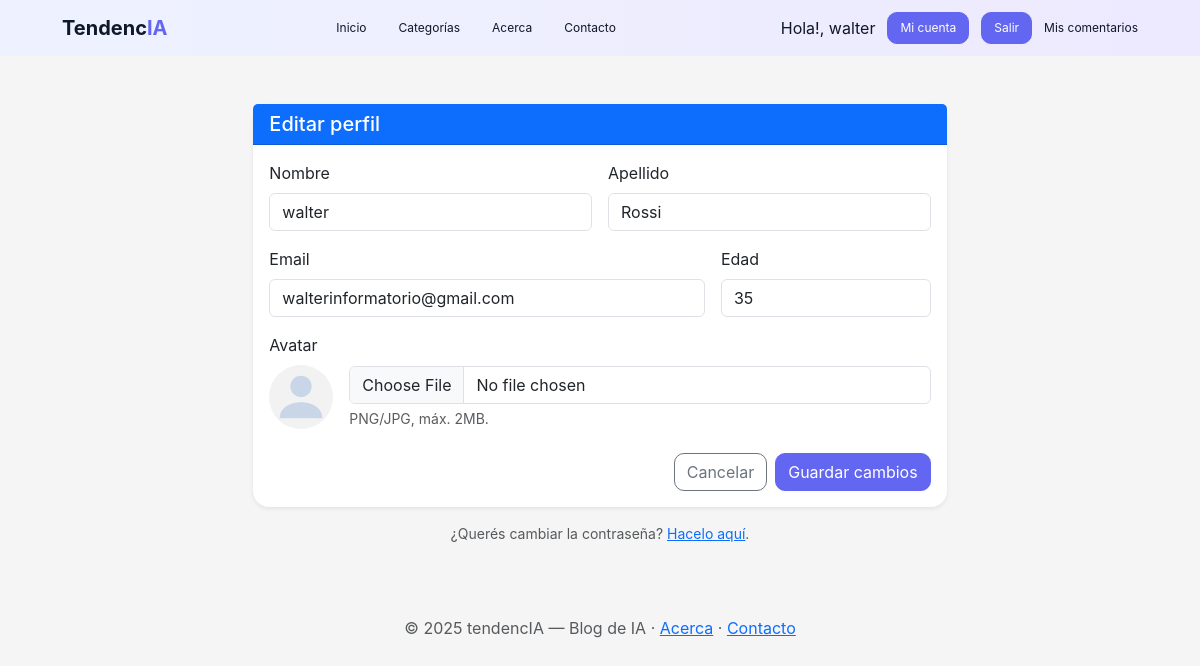
Page /usuarios/profile/editar/ (signed in) on the committed database.
### apps/usuarios/models.py (models this page shows, shortened)
class Usuario(AbstractUser):
    avatar = models.ImageField(upload_to='avatars/', blank=True, null=True)
    edad = models.PositiveIntegerField(blank=True, null=True)
    class Rol(models.TextChoices):
        VISITANTE = 'visitante', 'Visitante'
        LECTOR    = 'lector',    'Lector'
        ESCRITOR  = 'escritor',  'Escritor'
        ADMIN     = 'admin',     'Administrador'
    rol = models.CharField(
        max_length=20,
        choices=Rol.choices,
        default=Rol.LECTOR,
    )
    class Meta:
        ordering = ['username']
        verbose_name = 'Usuario'
        verbose_name_plural = 'Usuarios'

### apps/usuarios/views.py (the view)
# urls.py: path("profile/editar/", views.profile_edit, name="profile_edit"),
@login_required
def profile_edit(request):
    if request.method == "POST":
        form = ProfileUpdateForm(request.POST, request.FILES, instance=request.user)
        if form.is_valid():
            form.save()
            messages.success(request, "¡Perfil actualizado correctamente!")
            return redirect("usuarios:profile")
    else:
        form = ProfileUpdateForm(instance=request.user)
    return render(request, "usuarios/profile_edit.html", {"form": form})

### apps/usuarios/forms.py (shortened to what this page needs)
class ProfileUpdateForm(forms.ModelForm):
    class Meta:
        model = User
        fields = ("first_name", "last_name", "email", "edad", "avatar")
        widgets = {"avatar": forms.ClearableFileInput(attrs={"class": "form-control"})}
    def __init__(self, *args, **kwargs):
        super().__init__(*args, **kwargs)
        for name, field in self.fields.items():
            if name != "avatar":
                field.widget.attrs.update({"class": "form-control"})
        self.fields["first_name"].widget.attrs["placeholder"] = "Nombre"
        self.fields["last_name"].widget.attrs["placeholder"] = "Apellido"
        self.fields["email"].widget.attrs["placeholder"] = "tu@correo.com"
        self.fields["edad"].widget.attrs["placeholder"] = "Edad"

### apps/usuarios/templates/usuarios/profile_edit.html (shortened to what this page needs)
{% extends "base.html" %}
{% block content %}
<div class="container py-4">
  <div class="row justify-content-center">
    <div class="col-12 col-lg-8">
      <div class="card shadow-sm border-0">
        <div class="card-header bg-primary text-white">
          <h1 class="h5 mb-0">Editar perfil</h1>
        </div>
        <div class="card-body">
          <form method="post" enctype="multipart/form-data" novalidate>
            <div class="row g-3">
              <div class="col-md-6">
                <label class="form-label">Nombre</label>
                {{ form.first_name }}
              </div>
              <div class="col-md-6">
                <label class="form-label">Apellido</label>
                {{ form.last_name }}
              </div>
              <div class="col-md-8">
                <label class="form-label">Email</label>
                {{ form.email }}
              </div>
              <div class="col-md-4">
                <label class="form-label">Edad</label>
                {{ form.edad }}
              </div>
              <div class="col-12">
                <label class="form-label d-block">Avatar</label>
                <div class="d-flex align-items-center gap-3">
                  <div style="width:64px;height:64px;border-radius:50%;overflow:hidden;background:#f2f2f2;">
                    {% if request.user.avatar %}
                      <img src="{{ request.user.avatar.url }}" alt="Avatar" style="width:100%;height:100%;object-fit:cover;">
                    {% else %}
                      <svg viewBox="0 0 24 24" width="64" height="64" fill="#c9d6e8">
                        <circle cx="12" cy="8" r="4"></circle>
                        <path d="M4 20c0-4 4-6 8-6s8 2 8 6"></path>
                      </svg>
                    {% endif %}
                  </div>
                  <div class="flex-grow-1">
                    {{ form.avatar }}
                    <div class="form-text">PNG/JPG, máx. 2MB.</div>
                  </div>
                </div>
              </div>
            </div>
            <div class="d-flex justify-content-end gap-2 mt-4">
              <a href="{% url 'usuarios:profile' %}" class="btn btn-outline-secondary">Cancelar</a>
              <button class="btn btn-primary" type="submit">Guardar cambios</button>
            </div>
          </form>
        </div>
      </div>
      <div class="text-center text-muted small mt-3">
        ¿Querés cambiar la contraseña? <a href="{% url 'usuarios:password_change' %}">Hacelo aquí</a>.
      </div>
    </div>
  </div>
</div>
{% endblock %}

### apps/usuarios/templates/base.html (shortened to what this page needs)
<!DOCTYPE html>
<html lang="es">
<head>
  {% load static %}
  <link href="https://cdn.jsdelivr.net/npm/bootstrap@5.3.3/dist/css/bootstrap.min.css" rel="stylesheet">
  <link rel="stylesheet" href="{% static 'css/site.css' %}">
</head>
<body>
  {% if request.resolver_match %}
  {% if request.resolver_match.url_name != "login" %}
  {% if request.resolver_match.url_name != "register" %}
  <nav class="navbar navbar-expand-lg navbar-dark">
    <div class="container">
      <a class="navbar-brand" href="{% url 'posts:feed' %}">
        Tendenc<span class="logo-ia">IA</span>
      </a>
      <div class="collapse navbar-collapse" id="mainNav">
        <ul class="navbar-nav me-auto">
          <li class="nav-item">
            <a class="nav-link {% if request.resolver_match.url_name == 'feed' %}active{% endif %}"
              href="{% url 'posts:feed' %}">Inicio</a>
          </li>
          <li class="nav-item">
            <a class="nav-link {% if request.resolver_match.url_name == 'categorias' %}active{% endif %}"
              href="{% url 'posts:categorias' %}">Categorías</a>
          </li>
          <li class="nav-item">
            <a class="nav-link {% if request.resolver_match.url_name == 'acerca' %}active{% endif %}"
              href="{% url 'posts:acerca' %}">Acerca</a>
          </li>
          <li class="nav-item">
            <a class="nav-link {% if request.resolver_match.url_name == 'contacto' %}active{% endif %}"
              href="{% url 'posts:contacto' %}">Contacto</a>
          </li>
        </ul>
        <ul class="navbar-nav ms-auto align-items-center">
          <li class="nav-item d-flex align-items-center">
            {% if user.is_authenticated %}
            <span class="navbar-text">Hola!, {{ user.first_name|default:user.username }}</span>
            {% else %}
            <span class="navbar-text">Hola!, visitante</span>
            {% endif %}
          </li>
          {% if user.is_authenticated %}
          <li class="nav-item">
            <a class="btn btn-navbar" href="{% url 'usuarios:profile' %}">Mi cuenta</a>
          </li>
          <li class="nav-item">
            <form method="post" action="{% url 'usuarios:logout' %}" class="d-inline m-0 p-0">
              <button class="btn btn-navbar" type="submit">Salir</button>
            </form>
          </li>
          <li class="nav-item">
            <a class="nav-link {% if request.resolver_match.url_name == 'mis_comentarios' %}active{% endif %}"
              href="{% url 'usuarios:mis_comentarios' %}">Mis comentarios</a>
          </li>
          {% endif %}
        </ul>
      </div>
    </div>
  </nav>
  {% endif %}
  {% endif %}
  {% endif %}
  <main class="container py-4">
    {% block content %}{% endblock %}
  </main>
  <footer class="text-center text-muted py-4">
    © {% now "Y" %} tendencIA — Blog de IA ·
    <a href="{% url 'posts:acerca' %}">Acerca</a> ·
    <a href="{% url 'posts:contacto' %}">Contacto</a>
  </footer>
</body>
</html>

### tendencIA/static/css/site.css (style rules this page uses)
:root { --brand: #F5F5F5; --brand-dark: #F5F5F5; --bg: #F5F5F5; --card: #ffffff; --muted: #475569; --radius: 16px; --shadow: 0 6px 20px rgba(16, 24, 40, .08); --shadow-hover: 0 10px 30px rgba(16, 24, 40, .14); --purple: #6366F1; --navbar-color: #0F172A; }
html, body { background: var(--bg); font-family: 'Inter', sans-serif; color: var(--navbar-color); }
.container { max-width: 1100px; }
.navbar { background: linear-gradient(90deg, #EEF2FF, #EDE9FE); display: flex; justify-content: center; font-family: 'Inter', sans-serif; }
.navbar .navbar-nav.me-auto { display: flex; justify-content: center; gap: 2rem; flex: 1; }
.navbar .nav-link, .navbar .nav-link.navbar-text, .navbar .btn-link { color: var(--navbar-color) !important; font-family: 'Inter', sans-serif; font-size: 12px; background-color: transparent !important; padding: 0 !important; border-radius: 0 !important; text-decoration: none; }
.navbar-brand { font-family: 'Inter', sans-serif; color: var(--navbar-color) !important; font-weight: 700; }
.navbar-brand .logo-ia { color: var(--purple); }
.navbar .btn-auth, .navbar .btn-navbar { background-color: var(--purple); border-color: var(--purple); color: #fff; font-family: 'Inter', sans-serif; font-size: 12px; padding: .35rem .75rem; border-radius: 10px; display: inline-flex; align-items: center; justify-content: center; text-decoration: none; }
.navbar .navbar-nav.ms-auto .nav-item { margin-left: 0.75rem; }
.navbar .navbar-text { color: var(--navbar-color) !important; font-family: 'Inter', sans-serif; margin: 0; }
.card { border: 0; border-radius: var(--radius); box-shadow: var(--shadow); transition: transform .15s ease, box-shadow .15s ease; background: var(--card); }
.btn { border-radius: 10px; }
.btn-primary { background-color: var(--purple); border-color: var(--purple); color: #fff; }

### rows in the picture
Usuario: first_name "walter", last_name "Rossi", email "walterinformatorio@gmail.com", edad "35"
